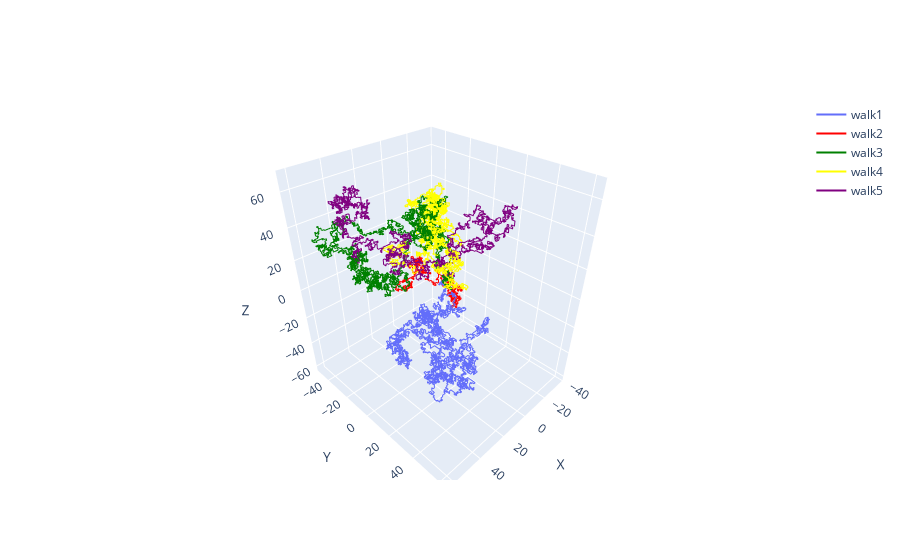

Write notebook code for a chart like this one.
### Code cell
import plotly.graph_objects as go

# Tworzenie wykresu
fig = go.Figure()

# Dodawanie spacerów do wykresu
fig.add_trace(go.Scatter3d(x=x, y=y, z=z, mode='lines', name='walk1'))
fig.add_trace(go.Scatter3d(x=x2, y=y2, z=z2, mode='lines', name='walk2', line=dict(color='red')))
fig.add_trace(go.Scatter3d(x=x3, y=y3, z=z3, mode='lines', name='walk3', line=dict(color='green')))
fig.add_trace(go.Scatter3d(x=x4, y=y4, z=z4, mode='lines', name='walk4', line=dict(color='yellow')))
fig.add_trace(go.Scatter3d(x=x5, y=y5, z=z5, mode='lines', name='walk5', line=dict(color='purple')))

# Ustawienie tytułów osi
fig.update_layout(scene=dict(xaxis_title='X', yaxis_title='Y', zaxis_title='Z'))

# Wyświetlenie wykresu
fig.show()

### Figure 1 — Plotly figure (JSON) as saved in the notebook; plotly's stock layout.template omitted (floating-point values rounded to 4 significant figures; data arrays with more than 128 entries replaced by an {"elided": "..."} marker saying what was removed)
{"data": [{"mode": "lines", "name": "walk1", "type": "scatter3d", "x": {"elided": "3709 int values"}, "y": {"elided": "3709 int values"}, "z": {"elided": "3709 int values"}}, {"line": {"color": "red"}, "mode": "lines", "name": "walk2", "type": "scatter3d", "x": {"elided": "774 int values"}, "y": {"elided": "774 int values"}, "z": {"elided": "774 int values"}}, {"line": {"color": "green"}, "mode": "lines", "name": "walk3", "type": "scatter3d", "x": {"elided": "3581 int values"}, "y": {"elided": "3581 int values"}, "z": {"elided": "3581 int values"}}, {"line": {"color": "yellow"}, "mode": "lines", "name": "walk4", "type": "scatter3d", "x": {"elided": "3553 int values"}, "y": {"elided": "3553 int values"}, "z": {"elided": "3553 int values"}}, {"line": {"color": "purple"}, "mode": "lines", "name": "walk5", "type": "scatter3d", "x": {"elided": "2551 int values"}, "y": {"elided": "2551 int values"}, "z": {"elided": "2551 int values"}}], "layout": {"scene": {"xaxis": {"title": {"text": "X"}}, "yaxis": {"title": {"text": "Y"}}, "zaxis": {"title": {"text": "Z"}}}}}
